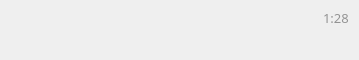
<?xml version="1.0" encoding="UTF-8"?>
<ui version="4.0">
 <class>STChatItemClass</class>
 <widget class="QWidget" name="STChatItemClass">
  <property name="geometry">
   <rect>
    <x>0</x>
    <y>0</y>
    <width>359</width>
    <height>60</height>
   </rect>
  </property>
  <property name="minimumSize">
   <size>
    <width>0</width>
    <height>60</height>
   </size>
  </property>
  <property name="maximumSize">
   <size>
    <width>16777215</width>
    <height>60</height>
   </size>
  </property>
  <property name="windowTitle">
   <string>STChatItem</string>
  </property>
  <layout class="QHBoxLayout" name="horizontalLayout">
   <property name="spacing">
    <number>10</number>
   </property>
   <property name="leftMargin">
    <number>10</number>
   </property>
   <property name="topMargin">
    <number>0</number>
   </property>
   <property name="rightMargin">
    <number>10</number>
   </property>
   <property name="bottomMargin">
    <number>0</number>
   </property>
   <item>
    <widget class="QWidget" name="widget_2" native="true">
     <property name="minimumSize">
      <size>
       <width>40</width>
       <height>40</height>
      </size>
     </property>
     <property name="maximumSize">
      <size>
       <width>40</width>
       <height>40</height>
      </size>
     </property>
     <layout class="QGridLayout" name="gridLayout">
      <property name="leftMargin">
       <number>2</number>
      </property>
      <property name="topMargin">
       <number>2</number>
      </property>
      <property name="rightMargin">
       <number>2</number>
      </property>
      <property name="bottomMargin">
       <number>2</number>
      </property>
      <property name="spacing">
       <number>2</number>
      </property>
      <item row="0" column="0">
       <widget class="MaskLabel" name="lblChatPic">
        <property name="minimumSize">
         <size>
          <width>36</width>
          <height>36</height>
         </size>
        </property>
        <property name="maximumSize">
         <size>
          <width>36</width>
          <height>36</height>
         </size>
        </property>
        <property name="styleSheet">
         <string notr="true"/>
        </property>
        <property name="text">
         <string/>
        </property>
       </widget>
      </item>
     </layout>
    </widget>
   </item>
   <item>
    <widget class="QWidget" name="widget_3" native="true">
     <layout class="QVBoxLayout" name="verticalLayout">
      <property name="spacing">
       <number>0</number>
      </property>
      <property name="leftMargin">
       <number>0</number>
      </property>
      <property name="topMargin">
       <number>5</number>
      </property>
      <property name="rightMargin">
       <number>0</number>
      </property>
      <property name="bottomMargin">
       <number>5</number>
      </property>
      <item>
       <widget class="QWidget" name="widget" native="true">
        <property name="styleSheet">
         <string notr="true">border:0px;</string>
        </property>
        <layout class="QHBoxLayout" name="horizontalLayout_2">
         <property name="spacing">
          <number>0</number>
         </property>
         <property name="leftMargin">
          <number>0</number>
         </property>
         <property name="topMargin">
          <number>0</number>
         </property>
         <property name="rightMargin">
          <number>0</number>
         </property>
         <property name="bottomMargin">
          <number>0</number>
         </property>
         <item>
          <widget class="QLabel" name="lblChatName">
           <property name="font">
            <font>
             <family>微软雅黑</family>
             <pointsize>11</pointsize>
            </font>
           </property>
           <property name="styleSheet">
            <string notr="true">color: rgb(67, 69, 85);</string>
           </property>
           <property name="text">
            <string/>
           </property>
          </widget>
         </item>
         <item>
          <spacer name="horizontalSpacer">
           <property name="orientation">
            <enum>Qt::Horizontal</enum>
           </property>
           <property name="sizeHint" stdset="0">
            <size>
             <width>40</width>
             <height>20</height>
            </size>
           </property>
          </spacer>
         </item>
         <item>
          <widget class="QLabel" name="lblTime">
           <property name="font">
            <font>
             <family>微软雅黑 Light</family>
             <pointsize>10</pointsize>
            </font>
           </property>
           <property name="styleSheet">
            <string notr="true">color:rgb(147, 147, 147);</string>
           </property>
           <property name="text">
            <string>1:28</string>
           </property>
          </widget>
         </item>
        </layout>
       </widget>
      </item>
      <item>
       <widget class="QLabel" name="lblChatPreview">
        <property name="font">
         <font>
          <family>微软雅黑</family>
         </font>
        </property>
        <property name="styleSheet">
         <string notr="true">color:rgb(147, 147, 147);</string>
        </property>
        <property name="text">
         <string/>
        </property>
       </widget>
      </item>
     </layout>
    </widget>
   </item>
  </layout>
 </widget>
 <customwidgets>
  <customwidget>
   <class>MaskLabel</class>
   <extends>QLabel</extends>
   <header location="global">masklabel.h</header>
  </customwidget>
 </customwidgets>
 <resources>
  <include location="stsample.qrc"/>
 </resources>
 <connections/>
</ui>
